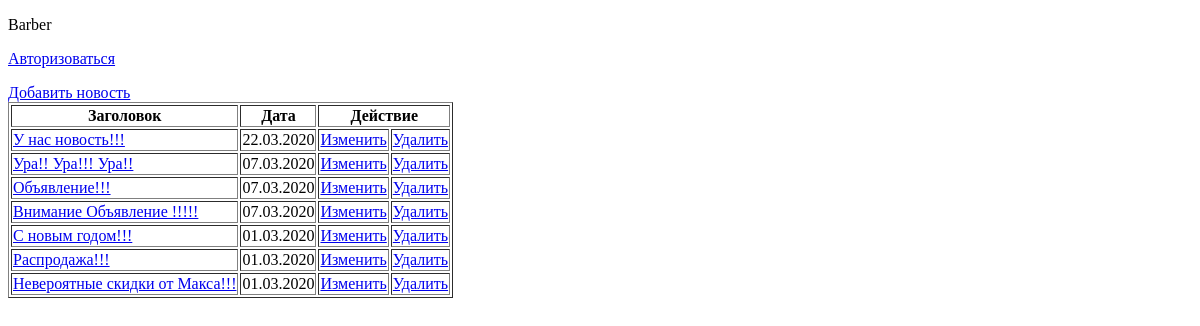
Page /list_news on the earlier database version.
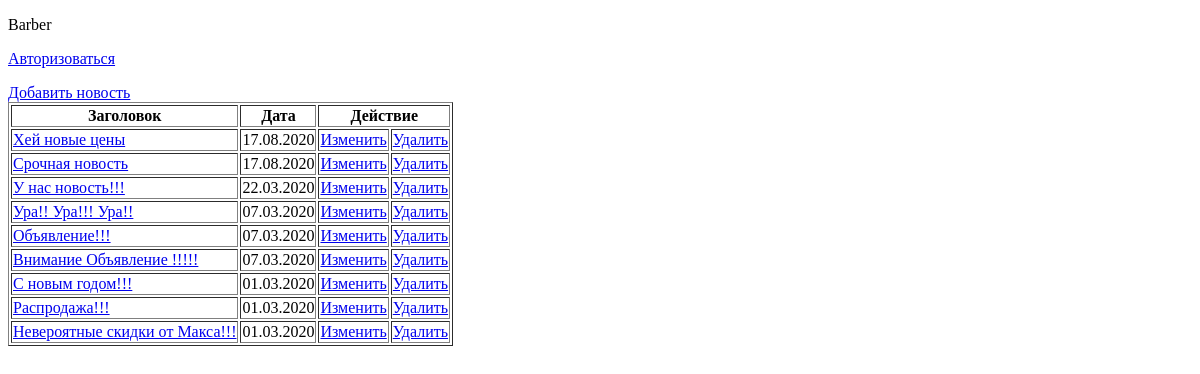
Same page on the later database version.
### barberback/models.py (models this page shows, shortened)
class BarberNews(models.Model):
    def upload_file(instance,filename,upload_dir='imgnews',ext='png'):
        """
        Генерирует путь куда будут загружаться картинки,при этом
        изменяется имя файла и его расширение

        :param filename: имя файла
        :param upload_dir: директория куда будут загружаться файлы
        :param ext: расшерение картинки
        :return: возращает путь к файлу
        """
        without_ext_filename = filename.split('.')[0] + '_'+ uuid.uuid4().hex
        return f'{upload_dir}/{without_ext_filename}.{ext}'
    class Meta:
        db_table = 'barber_news'
        ordering = ['bNewsDate']
    bTitleNews = models.CharField(max_length=150, verbose_name='Заголовок')
    bTextNews = models.TextField(verbose_name='Текст новости')
    bNewsDate = models.DateTimeField(verbose_name='Дата создания', auto_now_add=True)
    bNewsImage = models.ImageField(upload_to=upload_file, verbose_name='Картинка новости', blank=True)

### barberback/adminpanelview.py (the view)
# urls.py: path('list_news', listNews.as_view(), name='list_news'),
class listNews(ListView):
    template_name = 'barberback/list_news.html'
    context_object_name = 'news'
    model = BarberNews
    paginate_by = 10
    queryset = BarberNews.objects.all().order_by('-bNewsDate')

### barberback/templates/barberback/list_news.html (shortened to what this page needs)
{% extends "layout/basic.html" %}
{% block content %}
<a href="{% url 'adminpanel:create_new'%}">Добавить новость</a>
<table border="1">
    <thead>
        <th> Заголовок </th>
        <th> Дата </th>
        <th colspan="2"> Действие</th>
    </thead>
    <tbody>
    {% for obj in news %}
        <tr>
            <td><a href="{% url 'adminpanel:detail_new' obj.pk %}">{{obj.bTitleNews}}</a> </td>
            <td><a>{{obj.bNewsDate|date:"d.m.Y"}}</a> </td>
            <td><a href="{% url 'adminpanel:update_new' obj.pk %}">Изменить</a></td>
            <td><a href="{% url 'adminpanel:delete_new' obj.pk %}">Удалить</a></td>
        </tr>
    {% endfor %}
    </tbody>
</table>
{% endblock %}

### barberback/templates/layout/basic.html (shortened to what this page needs)
<!DOCTYPE html>
<html lang="en">
<head>
</head>
<body>
<p>Barber</p>
{% if user.is_authenticated %}
<p><a href="{% url 'adminpanel:logout' %}">Выйти</a></p>
<p>Текущий пользователь - {{user.username}}</p>
<ul>
    <li><a href="{% url 'adminpanel:index' %}" >Главная</a></li>
    <li><a href="{% url 'adminpanel:profile' user.username %}"> Профиль </a></li>
    <li><a href="{% url 'adminpanel:list_news' %}" >Новости</a></li>
</ul>
{% else %}
<p><a href="{% url 'adminpanel:login' %}">Авторизоваться</a></p>
{% endif %}
<div>
    {% block content %}
    {% endblock %}
</div>
</body>
</html>

Differences in the rows shown:
added BarberNews: bTitleNews "Хей новые цены", bNewsDate "17.08.2020"
added BarberNews: bTitleNews "Срочная новость", bNewsDate "17.08.2020"
